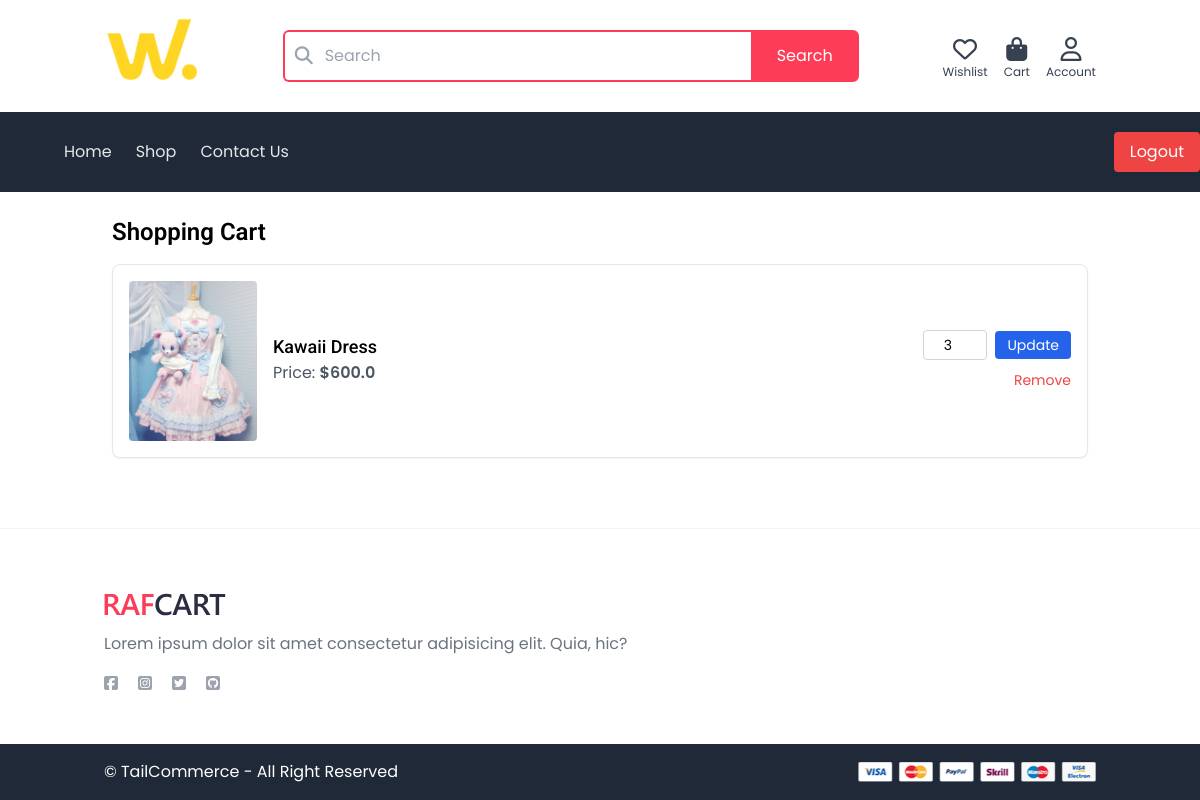
/order/my-selections/ (signed in), run on the app's committed database.
### order/models.py (models this page shows, shortened)
class Cartproduct(models.Model):
    user = models.ForeignKey(User, on_delete=models.CASCADE)
    product = models.ForeignKey(Product, on_delete=models.CASCADE)
    quantity =models.PositiveBigIntegerField(default=1)
    added_at =models.DateTimeField(auto_now_add=True)

### products/models.py (models this page shows, shortened)
class Product(models.Model):
    category = models.ForeignKey(Category, related_name='products',on_delete=models.CASCADE)
    name = models.CharField(max_length=255)
    slug = models.SlugField(unique=False, blank=True, null=True)
    class Meta:
        unique_together = ('name', 'category')
    description = models.TextField(blank=True, null=True)
    price = models.FloatField()
    image = models.ImageField(upload_to='product_images/', blank=True, null=True)
    quantity = models.PositiveIntegerField(default=1)
    is_new = models.BooleanField(default=False)
    created_at = models.DateTimeField(auto_now_add=True)

### order/views.py (the view)
# urls.py: path('my-selections/', views.user_selections, name='user_selections'),
@login_required
def user_selections(request):
    view_type = request.GET.get('view', 'cart')  # default to cart
    wishlist_products = None
    cart_products = None
    if view_type == 'wishlist':
        wishlist_products = Wishlistproduct.objects.filter(user=request.user)
    else:
        cart_products = Cartproduct.objects.filter(user=request.user)
    return render(request, 'order/user_selections.html', {
        'wishlist_products': wishlist_products,
        'cart_products': cart_products,
        'view_type': view_type,
    })

### order/templates/order/user_selections.html (shortened to what this page needs)
{% extends 'core/base.html' %}
{% load static %}
{% block content %}
<div class="max-w-5xl mx-auto p-6 space-y-12">
  {% if view_type == "wishlist" %}
  <section>
    <h2 class="text-2xl font-semibold mb-4"> Wishlist</h2>
    {% if wishlist_products %}
      <div class="grid gap-6">
        {% for wishlist_product in wishlist_products %}
          <div class="flex flex-col md:flex-row items-start md:items-center gap-4 p-4 border border-gray-200 rounded-lg shadow-sm bg-white">
            <a href="{% url 'product:detail' wishlist_product.product.category.slug wishlist_product.product.slug %}" class="w-full md:w-32 shrink-0">
              <img src="{{ wishlist_product.product.image.url }}" alt="{{ wishlist_product.product.name }}"
                class="w-full h-auto object-cover rounded">
            </a>
            <div class="flex-1">
              <h3 class="text-lg font-medium">{{ wishlist_product.product.name }}</h3>
              <p class="text-gray-600 mb-1">
                Price: <span class="font-semibold">${{ wishlist_product.product.price }}</span>
              </p>
              <p class="text-sm text-gray-500 line-clamp-2">
                {{ wishlist_product.product.description|truncatechars:100 }}
              </p>
            </div>
            <div class="w-full md:w-auto">
              <form method="post" action="{% url 'order:remove_from_wishlist' wishlist_product.id %}">
                {% csrf_token %}
                <button type="submit" class="text-red-500 text-sm hover:underline">
                  Remove
                </button>
              </form>
            </div>
          </div>
        {% endfor %}
      </div>
    {% else %}
      <p class="text-gray-500">Your wishlist is empty.</p>
    {% endif %}
  </section>
  {% elif view_type == "cart" %}
  <section>
    <h2 class="text-2xl font-semibold mb-4"> Shopping Cart</h2>
    {% if cart_products %}
      <div class="grid gap-6">
        {% for cart_product in cart_products %}
          <div class="flex flex-col md:flex-row items-start md:items-center gap-4 p-4 border border-gray-200 rounded-lg shadow-sm bg-white">
            <a href="{% url 'product:detail' cart_product.product.category.slug cart_product.product.slug %}" class="w-full md:w-32 shrink-0">
              <img src="{{ cart_product.product.image.url }}" alt="{{ cart_product.product.name }}"
                class="w-full h-auto object-cover rounded">
            </a>
            <div class="flex-1">
              <h3 class="text-lg font-medium">{{ cart_product.product.name }}</h3>
              <p class="text-gray-600 mb-1">
                Price: <span class="font-semibold">${{ cart_product.product.price }}</span>
              </p>
            </div>
            <div class="flex flex-col gap-2 md:items-end w-full md:w-auto">
              <form method="post" action="{% url 'order:update_cart_quantity' cart_product.id %}" class="flex items-center gap-2">
                <input type="number" name="quantity" value="{{ cart_product.quantity }}" min="1"
                       class="w-16 px-2 py-1 border border-gray-300 rounded text-center text-sm" required>
                <button type="submit" class="bg-blue-600 hover:bg-blue-700 text-white text-sm px-3 py-1 rounded">
                  Update
                </button>
              </form>
              <form method="post" action="{% url 'order:remove_from_cart' cart_product.id %}">
                <button type="submit" class="text-red-500 text-sm hover:underline">
                  Remove
                </button>
              </form>
            </div>
          </div>
        {% endfor %}
      </div>
    {% else %}
      <p class="text-gray-500">Your cart is empty.</p>
    {% endif %}
  </section>
  {% endif %}
</div>
{% endblock %}

### data on the page
Cartproduct: product.image (picture), product.name "Kawaii Dress", product.price "600.0", quantity "3"
